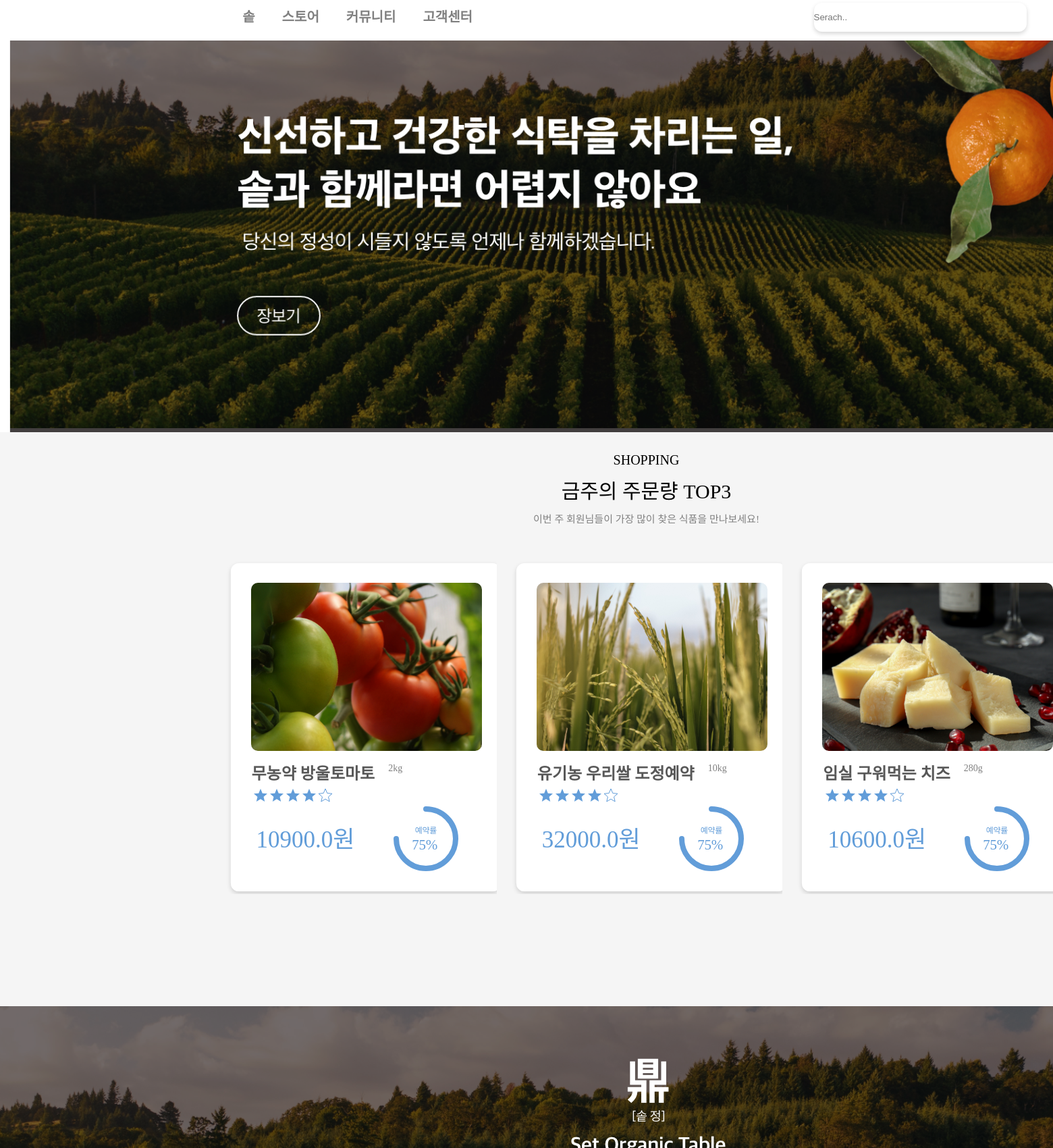
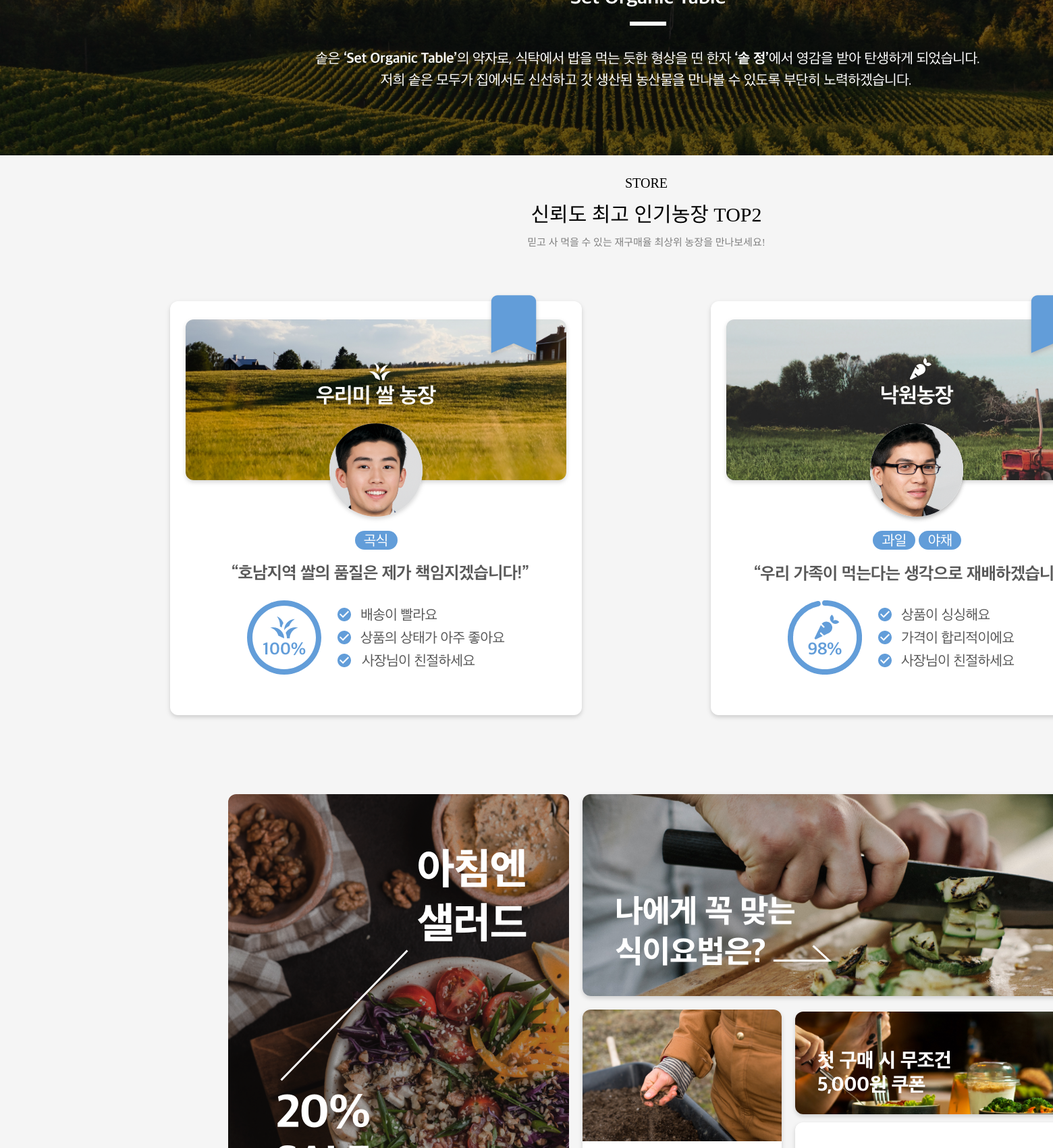
/main/ (upper part), run on the app's committed database (2 pictures, top to bottom).
### ownerApp/models.py (models this page shows, shortened)
class Product(models.Model):
    store = models.ForeignKey(Store, on_delete=models.CASCADE)
    name =  models.CharField(max_length=30)
    price = models.FloatField()
    intro = models.TextField()
    Thumbnail = models.ImageField(upload_to='thumimg', null=True)
    introImage = models.ImageField(upload_to='productimg', null=True)
    salesRate = models.IntegerField(default=0, null=True)
    category = models.CharField(max_length=30, null=True)
    expect = models.CharField(max_length=50, null=True)
    amount = models.CharField(max_length=30, null=True)
    expectD1 = models.DateField(null=True)
    expectD2 = models.DateField(null=True)
    deliveryD1 = models.DateField(null=True)
    deliveryD2 = models.DateField(null=True)
    deliveryOption =  models.CharField(max_length=30, null=True)
    region = models.CharField(max_length=50, null=True)
    age1_M_B = models.IntegerField(null=True, default=0)
    age1_M_W = models.IntegerField(null=True, default=0)
    age1_M_G = models.IntegerField(null=True, default=0)
    age1_W_B = models.IntegerField(null=True, default=0)
    age1_W_W = models.IntegerField(null=True, default=0)
    age1_W_G = models.IntegerField(null=True, default=0)
    age2_M_B = models.IntegerField(null=True, default=0)
    age2_M_W = models.IntegerField(null=True, default=0)
    age2_M_G = models.IntegerField(null=True, default=0)
    age2_W_B = models.IntegerField(null=True, default=0)
    age2_W_W = models.IntegerField(null=True, default=0)
    age2_W_G = models.IntegerField(null=True, default=0)
    age3_M_B = models.IntegerField(null=True, default=0)
    age3_M_W = models.IntegerField(null=True, default=0)
    age3_M_G = models.IntegerField(null=True, default=0)
    age3_W_B = models.IntegerField(null=True, default=0)
    age3_W_W = models.IntegerField(null=True, default=0)
    age3_W_G = models.IntegerField(null=True, default=0)
    age4_M_B = models.IntegerField(null=True, default=0)
    age4_M_W = models.IntegerField(null=True, default=0)
    age4_M_G = models.IntegerField(null=True, default=0)
    age4_W_B = models.IntegerField(null=True, default=0)
    age4_W_W = models.IntegerField(null=True, default=0)
    age4_W_G = models.IntegerField(null=True, default=0)

### userApp/views.py (the view)
# urls.py: path('main/', views.main, name='main'),
def main(request):
    context={}
    products = Product.objects.all()[:3]
    context['products'] = products
    return render(request, 'userApp/main.html',context)

### userApp/templates/userApp/main.html (shortened to what this page needs)
{% load static %}
<!DOCTYPE html>
<html lang="en">
<head>
    <link rel="stylesheet" type="text/css" href="../../static/userApp/main.css">
</head>
<body>
    <div class="wrap">
        <div class="intro">
            <div class="header">
                <ul class="nav">
                    <li><a href="{% url 'userApp:main' %}">솥</a></li>
                    <li><a href="{% url 'userApp:store' %}">스토어</a></li>
                    <li><a href="#">커뮤니티</a></li>
                    <li><a href="#">고객센터</a></li>
                </ul>
                <ul class="searcharea">
                    <li><input type="search" placeholder="Serach.."></li>
                </ul>
            </div>
        </div>
    </div>
    <div class="main_text0">
        <ul>
            <li><div class="q">SHOPPING</div></li>
            <li><div class="w">금주의 주문량 TOP3</div></li>
            <li><div class="e">이번 주 회원님들이 가장 많이 찾은 식품을 만나보세요!</div></li>
        </ul>
        <div class="maincontainer">
            <ul  class="icon4">
                {% for pro in products%}
                <li>
                    <div class="tomato5">
                        <a href="{% url 'userApp:detail' pro.pk %}">
                            <div class="image1">
                                {% if pro.Thumbnail == null %}
                                <img src="../../../static/img/ThumbnailSOT.png" style="width: 342px;height: 249px;" alt=""><br></div>
                                {% else %}
                                <img src="../../..{{pro.Thumbnail.url}}" style="width: 342px;height: 249px;" alt=""><br></div>
                                {% endif %}
                            <div class="name">
                                <div class="title">
                                    <div id1="minititle">{{pro.name}}</div></div>
                                <div class="miniamount">
                                    <div id2="miniamount">{{pro.amount}}</div></div>
                            </div>
                            <div class="star">
                                <img src="../../../static/img/star 8.svg" alt=""></div>
                            <div class="price">
                                <div class="price1">
                                    <div>{{pro.price}}원</div></div>
                                <div class="reserve1">
                                    <div><img src="../../../static/img/75.svg"></div></div>
                            </div>
                        </a>
                    </div>
                </li>
                {% endfor %}
            </ul>
        </div>
    </div>
    <div class="main_text1">
    </div>
    <div  class="main_text2">
        <ul>
            <li><div class="z">STORE</div></li>
            <li><div class="x">신뢰도 최고 인기농장 TOP2</div></li>
            <li><div class="c">믿고 사 먹을 수 있는 재구매율 최상위 농장을 만나보세요!</div></li>
        </ul>
        <ul class="icons">
            <li><a href="#"><img src="../../../static/img/farm1.png"></a></li>
            <li><a href="#"><img src="../../../static/img/farm2.png"></a></li>
        </ul>
    </div>
    <div class="gray">
        <div class="ld">
            <a href="#"><img src="../../../static/img/jj.png"></a>
        </div>
    </div>
</body>

### userApp/static/userApp/main.css (style rules this page uses)
* { list-style:none; text-decoration:none; border-collapse:collapse; margin:0px; padding:0px; }
.intro { background-image:url("../../../static/img/b.png"); background-size:cover; width:1920px; height:640px; }
.header { background-color:white; width:1920px; margin:auto; display:flex; height:60px; }
.nav { display:flex; }
.searcharea { display:flex; }
.nav>li { margin-left:40px; }
.searcharea>li { margin-left:40px; }
.searcharea { width: 700px; background-color:white; justify-content:flex-end; line-height:50px; margin-left:300px; }
.nav { background-color:white; width:500px; justify-content:flex-end; margin-left:200px; line-height:50px; }
.nav>li>a { color:gray; font-size:20px; font-weight:bolder; }
.searcharea li input { background: var(--unnamed-color-ffffff) 0% 0% no-repeat padding-box; background: #FFFFFF 0% 0% no-repeat padding-box; box-shadow: 0px 3px 6px #00000029; border-radius: 12px; opacity: 1; width: 315px; height: 43px; border:none; }
.main_text0 { top: 747px; width: 1915px; height: 900px; background: transparent url('../../../static/img/square.svg') 0% 0% no-repeat padding-box; opacity: 1; }
.main_text0 li { text-align:center; top:25px; padding-top:10px; }
.main_text0 { padding-top:20px; }
.q { font-size:20px; }
.w { font-size:30px; font:border; }
.e { font-size:15px; color:gray; }
.icon4 { width:1250px; margin:auto; height:486px; display:flex; }
.icon4>li { flex:1; background-image:url("../../../static/img/squarewhite.svg "); height:486px; margin-top:50px; }
.icon4>li:not(:last-child) { margin-right:20px; }
.name { display:flex; }
.image1 { margin-top:25px; margin-left:17px; }
.title { font-size:24px; margin-left:40px; margin-top:10px; color:#585858; font-weight:bolder; }
.miniamount { margin-left:20px; margin-top:14px; color:gray; font-size:14px; }
.star { margin-top:5px; margin-right:200px; }
.reserve1 { flex:1; }
.price1 { color:#629dd9; font:bolder; font-size:35px; margin-top:20px; margin-left:47px; }
.price { display:flex; }
.main_text1 { background-image:url("../../../static/img/te.png"); width: 1920px; height: 440px; margin-top:-70px; }
.main_text2 { width: 1915px; height: 800px; background: transparent url('../../../static/img/square.svg') 0% 0% no-repeat padding-box; opacity: 1; }
.z { font-size:20px; }
.x { font-size:30px; font:border; }
.c { font-size:15px; color:gray; }
.main_text2 li { text-align:center; top:25px; padding-top:10px; }
.main_text2 { padding-top:20px; }
.icons { display:flex; width:1600px; height:500px; margin:auto; }
.icons>li { height:500px; flex:1; margin-top:45px; }
.icons>li:not(:last-child) { margin-right:1px; }
.gray { width: 1915px; height: 800px; background: transparent url('../../../static/img/square.svg') 0% 0% no-repeat padding-box; opacity: 1; }
.ld { width: 1240px; height: 638px; margin:auto; padding-top:120px; }

### data on the page
Product: Thumbnail (picture), name "무농약 방울토마토", amount "2kg", price "10900.0"
Product: Thumbnail (picture), name "유기농 우리쌀 도정예약", amount "10kg", price "32000.0"
Product: Thumbnail (picture), name "임실 구워먹는 치즈", amount "280g", price "10600.0"
